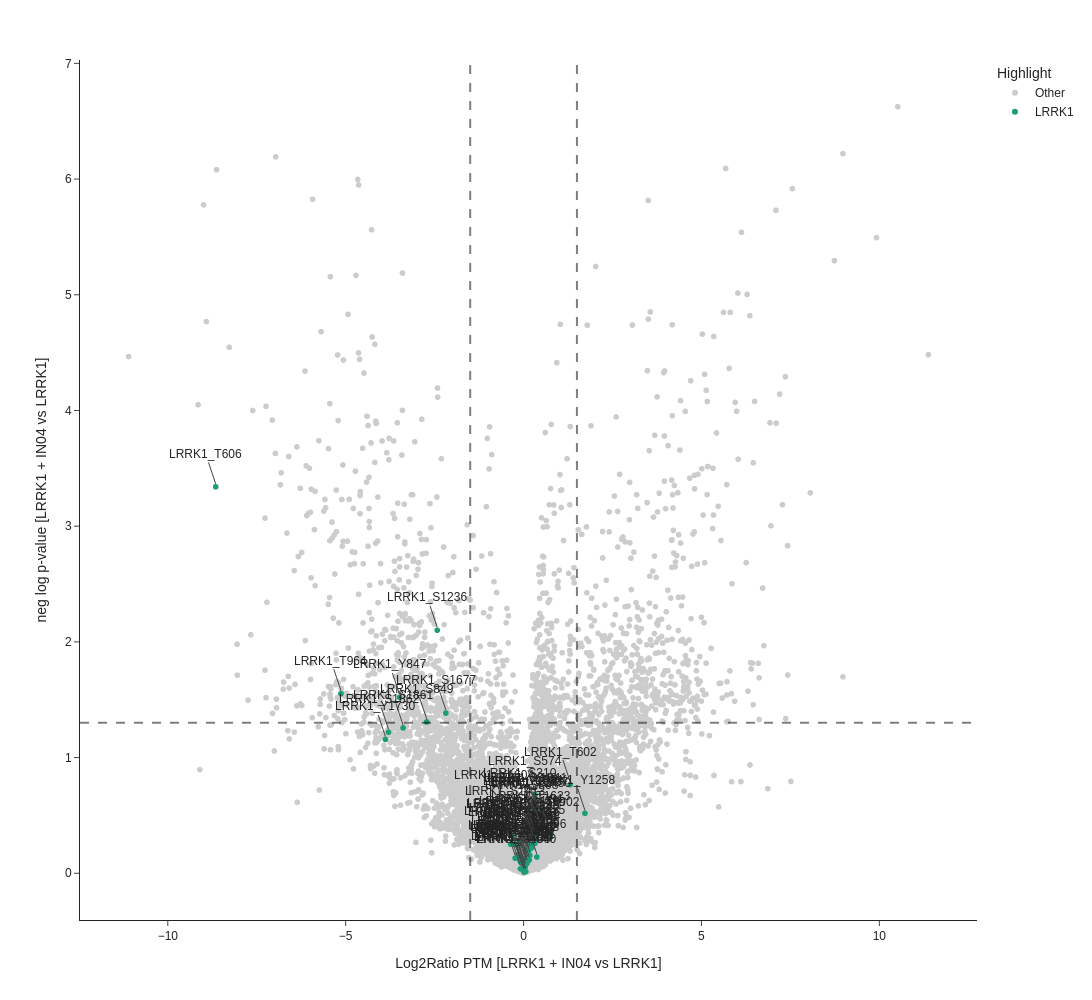

Notebook cell for this chart:
### Code cell
fig_3B = px.scatter(
    pInt,
    x="Student's T-test Difference L1T_I_L1T",
    y="-Log Student's T-test p-value L1T_I_L1T",
    color="Highlight",
    color_discrete_map=Fig_color_map,
    template="simple_white",
    hover_data=["PTM_site", "Accession"],
    labels={
        "Student's T-test Difference L1T_I_L1T": "Log2Ratio PTM [LRRK1 + IN04 vs LRRK1]",
        "-Log Student's T-test p-value L1T_I_L1T": "neg log p-value [LRRK1 + IN04 vs LRRK1]",
        "PTM_site": "PTM site",
    },
)

annotate = pInt.loc[
    pInt["Highlight"].isin(["LRRK1"]),
    [
        "Student's T-test Difference L1T_I_L1T",
        "-Log Student's T-test p-value L1T_I_L1T",
        "PTM_site",
    ],
]

for x, y, site in annotate.itertuples(index=False):
    fig_3B.add_annotation(
        x=x,
        y=y,
        text=site,
        showarrow=True,
        yshift=3,
    )

fig_3B.update_layout(
    height=1000,
    width=1500,
    font_family="Arial",
)

fig_3B.add_hline(y=1.3, opacity=0.5, line_width=2, line_dash="dash")
fig_3B.add_vline(x=1.5, opacity=0.5, line_width=2, line_dash="dash")
fig_3B.add_vline(x=-1.5, opacity=0.5, line_width=2, line_dash="dash")

fig_3B.show()

### Figure 1 — Plotly figure (JSON) as saved in the notebook; plotly's stock layout.template omitted (floating-point values rounded to 4 significant figures; data arrays with more than 128 entries replaced by an {"elided": "..."} marker saying what was removed)
{"data": [{"customdata": {"elided": "12083x2 str values"}, "hovertemplate": "Highlight=Other<br>Log2Ratio PTM [LRRK1 + IN04 vs LRRK1]=%{x}<br>neg log p-value [LRRK1 + IN04 vs LRRK1]=%{y}<br>PTM site=%{customdata[0]}<br>Accession=%{customdata[1]}<extra></extra>", "legendgroup": "Other", "marker": {"color": "rgb(204,204,204)", "symbol": "circle"}, "mode": "markers", "name": "Other", "showlegend": true, "type": "scattergl", "x": {"elided": "12083 float values"}, "xaxis": "x", "y": {"elided": "12083 float values"}, "yaxis": "y"}, {"customdata": {"elided": "65x2 str values"}, "hovertemplate": "Highlight=LRRK1<br>Log2Ratio PTM [LRRK1 + IN04 vs LRRK1]=%{x}<br>neg log p-value [LRRK1 + IN04 vs LRRK1]=%{y}<br>PTM site=%{customdata[0]}<br>Accession=%{customdata[1]}<extra></extra>", "legendgroup": "LRRK1", "marker": {"color": "#1b9e77", "symbol": "circle"}, "mode": "markers", "name": "LRRK1", "showlegend": true, "type": "scattergl", "x": [-0.1516, 0.1826, -2.427, 0.05542, -0.08344, 0.02488, -0.2541, 0.1794, 0.09028, 0.08938, 0.06289, -2.184, -0.1265, 0.05108, 0.3216, -3.387, -3.797, -0.1026, 0.405, 0.1085, 0.2056, 0.1944, -0.1639, -0.2795, -0.2349, -0.2866, 0.1809, 0.01023, -0.02793, 0.1175, 0.3229, -0.2375, 0.3411, 0.2343, 0.2391, 0.2602, 0.06149, -2.723, -0.3648, 0.1464, 0.08358, 0.04363, 0.493, 0.02368, 0.1767, 0.3737, 0.7448, 0.3282, 1.308, -8.654, -5.133, -0.1213, 0.2697, -0.08708, 1.725, 0.3135, 0.165, 0.4782, -0.5421, 0.3889, 0.1611, -3.884, 0.2695, -3.486, 0.0965], "xaxis": "x", "y": [0.2411, 0.2133, 2.101, 0.1174, 0.09577, 0.06947, 0.425, 0.2453, 0.1092, 0.2063, 0.01495, 1.385, 0.2745, 0.05742, 0.2593, 1.256, 1.219, 0.1126, 0.5002, 0.206, 0.5417, 0.5774, 0.1626, 0.3232, 0.2461, 0.3136, 0.2387, 0.01065, 0.0323, 0.1209, 0.6817, 0.1302, 0.3594, 0.4819, 0.221, 0.2944, 0.08751, 1.308, 0.2509, 0.1968, 0.1354, 0.0625, 0.3801, 0.02424, 0.1552, 0.1402, 0.3341, 0.5008, 0.7666, 3.34, 1.553, 0.1355, 0.5092, 0.03829, 0.5184, 0.3319, 0.3406, 0.4924, 0.5606, 0.5395, 0.1137, 1.157, 0.3037, 1.519, 0.08581], "yaxis": "y"}], "layout": {"annotations": [{"showarrow": true, "text": "LRRK1_S1038", "x": -0.1516, "y": 0.2411, "yshift": 3}, {"showarrow": true, "text": "LRRK1_S1064", "x": 0.1826, "y": 0.2133, "yshift": 3}, {"showarrow": true, "text": "LRRK1_S1236", "x": -2.427, "y": 2.101, "yshift": 3}, {"showarrow": true, "text": "LRRK1_S1241", "x": 0.05542, "y": 0.1174, "yshift": 3}, {"showarrow": true, "text": "LRRK1_S1246", "x": -0.08344, "y": 0.09577, "yshift": 3}, {"showarrow": true, "text": "LRRK1_S1408", "x": 0.02488, "y": 0.06947, "yshift": 3}, {"showarrow": true, "text": "LRRK1_S1413", "x": -0.2541, "y": 0.425, "yshift": 3}, {"showarrow": true, "text": "LRRK1_S1416", "x": 0.1794, "y": 0.2453, "yshift": 3}, {"showarrow": true, "text": "LRRK1_S1477", "x": 0.09028, "y": 0.1092, "yshift": 3}, {"showarrow": true, "text": "LRRK1_S1585", "x": 0.08938, "y": 0.2063, "yshift": 3}, {"showarrow": true, "text": "LRRK1_S1640", "x": 0.06289, "y": 0.01495, "yshift": 3}, {"showarrow": true, "text": "LRRK1_S1677", "x": -2.184, "y": 1.385, "yshift": 3}, {"showarrow": true, "text": "LRRK1_S1680", "x": -0.1265, "y": 0.2745, "yshift": 3}, {"showarrow": true, "text": "LRRK1_S1781", "x": 0.05108, "y": 0.05742, "yshift": 3}, {"showarrow": true, "text": "LRRK1_S1855", "x": 0.3216, "y": 0.2593, "yshift": 3}, {"showarrow": true, "text": "LRRK1_S1861", "x": -3.387, "y": 1.256, "yshift": 3}, {"showarrow": true, "text": "LRRK1_S1862", "x": -3.797, "y": 1.219, "yshift": 3}, {"showarrow": true, "text": "LRRK1_S1904", "x": -0.1026, "y": 0.1126, "yshift": 3}, {"showarrow": true, "text": "LRRK1_S1937", "x": 0.405, "y": 0.5002, "yshift": 3}, {"showarrow": true, "text": "LRRK1_S244", "x": 0.1085, "y": 0.206, "yshift": 3}, {"showarrow": true, "text": "LRRK1_S249", "x": 0.2056, "y": 0.5417, "yshift": 3}, {"showarrow": true, "text": "LRRK1_S310", "x": 0.1944, "y": 0.5774, "yshift": 3}, {"showarrow": true, "text": "LRRK1_S310", "x": -0.1639, "y": 0.1626, "yshift": 3}, {"showarrow": true, "text": "LRRK1_S322", "x": -0.2795, "y": 0.3232, "yshift": 3}, {"showarrow": true, "text": "LRRK1_S322", "x": -0.2349, "y": 0.2461, "yshift": 3}, {"showarrow": true, "text": "LRRK1_S323", "x": -0.2866, "y": 0.3136, "yshift": 3}, {"showarrow": true, "text": "LRRK1_S360", "x": 0.1809, "y": 0.2387, "yshift": 3}, {"showarrow": true, "text": "LRRK1_S405", "x": 0.01023, "y": 0.01065, "yshift": 3}, {"showarrow": true, "text": "LRRK1_S408", "x": -0.02793, "y": 0.0323, "yshift": 3}, {"showarrow": true, "text": "LRRK1_S412", "x": 0.1175, "y": 0.1209, "yshift": 3}, {"showarrow": true, "text": "LRRK1_S574", "x": 0.3229, "y": 0.6817, "yshift": 3}, {"showarrow": true, "text": "LRRK1_S686", "x": -0.2375, "y": 0.1302, "yshift": 3}, {"showarrow": true, "text": "LRRK1_S784", "x": 0.3411, "y": 0.3594, "yshift": 3}, {"showarrow": true, "text": "LRRK1_S808", "x": 0.2343, "y": 0.4819, "yshift": 3}, {"showarrow": true, "text": "LRRK1_S831", "x": 0.2391, "y": 0.221, "yshift": 3}, {"showarrow": true, "text": "LRRK1_S846", "x": 0.2602, "y": 0.2944, "yshift": 3}, {"showarrow": true, "text": "LRRK1_S849", "x": 0.06149, "y": 0.08751, "yshift": 3}, {"showarrow": true, "text": "LRRK1_S849", "x": -2.723, "y": 1.308, "yshift": 3}, {"showarrow": true, "text": "LRRK1_S862", "x": -0.3648, "y": 0.2509, "yshift": 3}, {"showarrow": true, "text": "LRRK1_S940", "x": 0.1464, "y": 0.1968, "yshift": 3}, {"showarrow": true, "text": "LRRK1_T1010", "x": 0.08358, "y": 0.1354, "yshift": 3}, {"showarrow": true, "text": "LRRK1_T1427", "x": 0.04363, "y": 0.0625, "yshift": 3}, {"showarrow": true, "text": "LRRK1_T1623", "x": 0.493, "y": 0.3801, "yshift": 3}, {"showarrow": true, "text": "LRRK1_T1794", "x": 0.02368, "y": 0.02424, "yshift": 3}, {"showarrow": true, "text": "LRRK1_T1896", "x": 0.1767, "y": 0.1552, "yshift": 3}, {"showarrow": true, "text": "LRRK1_T1896", "x": 0.3737, "y": 0.1402, "yshift": 3}, {"showarrow": true, "text": "LRRK1_T1902", "x": 0.7448, "y": 0.3341, "yshift": 3}, {"showarrow": true, "text": "LRRK1_T37", "x": 0.3282, "y": 0.5008, "yshift": 3}, {"showarrow": true, "text": "LRRK1_T602", "x": 1.308, "y": 0.7666, "yshift": 3}, {"showarrow": true, "text": "LRRK1_T606", "x": -8.654, "y": 3.34, "yshift": 3}, {"showarrow": true, "text": "LRRK1_T964", "x": -5.133, "y": 1.553, "yshift": 3}, {"showarrow": true, "text": "LRRK1_T967", "x": -0.1213, "y": 0.1355, "yshift": 3}, {"showarrow": true, "text": "LRRK1_Y1063", "x": 0.2697, "y": 0.5092, "yshift": 3}, {"showarrow": true, "text": "LRRK1_Y1187", "x": -0.08708, "y": 0.03829, "yshift": 3}, {"showarrow": true, "text": "LRRK1_Y1258", "x": 1.725, "y": 0.5184, "yshift": 3}, {"showarrow": true, "text": "LRRK1_Y1410", "x": 0.3135, "y": 0.3319, "yshift": 3}, {"showarrow": true, "text": "LRRK1_Y1430", "x": 0.165, "y": 0.3406, "yshift": 3}, {"showarrow": true, "text": "LRRK1_Y1450", "x": 0.4782, "y": 0.4924, "yshift": 3}, {"showarrow": true, "text": "LRRK1_Y1604", "x": -0.5421, "y": 0.5606, "yshift": 3}, {"showarrow": true, "text": "LRRK1_Y1641", "x": 0.3889, "y": 0.5395, "yshift": 3}, {"showarrow": true, "text": "LRRK1_Y1668", "x": 0.1611, "y": 0.1137, "yshift": 3}, {"showarrow": true, "text": "LRRK1_Y1730", "x": -3.884, "y": 1.157, "yshift": 3}, {"showarrow": true, "text": "LRRK1_Y199", "x": 0.2695, "y": 0.3037, "yshift": 3}, {"showarrow": true, "text": "LRRK1_Y847", "x": -3.486, "y": 1.519, "yshift": 3}, {"showarrow": true, "text": "LRRK1_Y869", "x": 0.0965, "y": 0.08581, "yshift": 3}], "font": {"family": "Arial"}, "height": 1000, "legend": {"title": {"text": "Highlight"}, "tracegroupgap": 0}, "margin": {"t": 60}, "shapes": [{"line": {"dash": "dash", "width": 2}, "opacity": 0.5, "type": "line", "x0": 0, "x1": 1, "xref": "x domain", "y0": 1.3, "y1": 1.3, "yref": "y"}, {"line": {"dash": "dash", "width": 2}, "opacity": 0.5, "type": "line", "x0": 1.5, "x1": 1.5, "xref": "x", "y0": 0, "y1": 1, "yref": "y domain"}, {"line": {"dash": "dash", "width": 2}, "opacity": 0.5, "type": "line", "x0": -1.5, "x1": -1.5, "xref": "x", "y0": 0, "y1": 1, "yref": "y domain"}], "width": 1500, "xaxis": {"anchor": "y", "domain": [0, 1], "title": {"text": "Log2Ratio PTM [LRRK1 + IN04 vs LRRK1]"}}, "yaxis": {"anchor": "x", "domain": [0, 1], "title": {"text": "neg log p-value [LRRK1 + IN04 vs LRRK1]"}}}}
